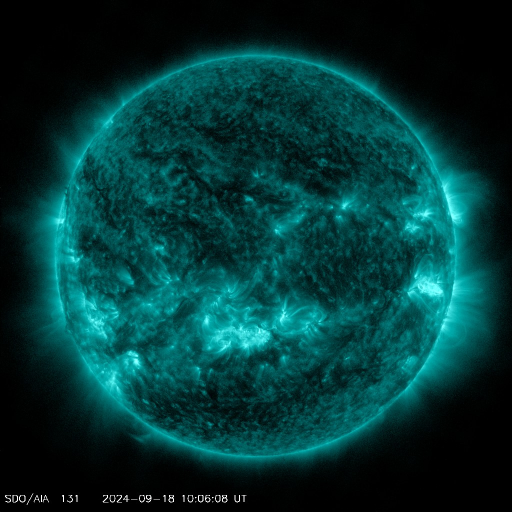
#> input picture images/AIA_131_A.jpg, 1024 x 1024 px, found by its file name (shown at 1/2 size)
$ jupyter execute Solar_Stormcode.ipynb   (shell and % lines are left out)
#> lines starting #> are read from the running program, lines starting #| are printed output that depends on the picture; after the words box and inside, x2 and y2 are one past the last pixel; in counts of white or black regions, pixels touching at a corner belong together
[cell 1]
from PIL import Image, ImageDraw, ImageFont

# Load the AIA 131 image
image_path = '/content/AIA_131_A.jpg'  # Update with your image path
image = Image.open(image_path)
#> image is the input picture: PIL image 1024x1024 RGB; mean R, G, B 2.7, 53.9, 53.7

# Create a drawing context
draw = ImageDraw.Draw(image)

# Use default font
font = ImageFont.load_default()

# Set the text and position
text = "AIA 131 - Solar Flares, May 2024"
text_position = (50, 50)  # Adjust as needed
text_color = (255, 255, 255)  # White color for text

# Add text to the image
draw.text(text_position, text, font=font, fill=text_color)

# Save the annotated image
output_path = '/content/annotated131_img.jpg'
image.save(output_path)

# Display the image
image.show()

[cell 2]
from PIL import Image
import numpy as np

# Load both images
image1 = Image.open('/content/AIA_131_A.jpg')
image2 = Image.open('/content/annotated131_img.jpg')

# Convert images to numpy arrays
image1_array = np.array(image1)
image2_array = np.array(image2)

# Compare the arrays
if np.array_equal(image1_array, image2_array):
    print("The images are identical.")
else:
    print("The images are different.")

[cell 3]
from PIL import Image, ImageDraw, ImageFont

# Load the AIA 131 image
image_path = '/content/AIA_131_A.jpg'  # Update with your image path
image = Image.open(image_path)

# Create a drawing context
draw = ImageDraw.Draw(image)

# Use default font
font = ImageFont.load_default()

# Set the text and position
text = "AIA 171 - Solar Flares, May 2024"
text_position = (50, 50)  # Adjust as needed
text_color = (255, 255, 255)  # White color for text

# Add text to the image
draw.text(text_position, text, font=font, fill=text_color)

# Example of adding a rectangle to highlight a region
rectangle_box = (100, 100, 200, 200)  # Adjust coordinates as needed
rectangle_color = (255, 0, 0)  # Red color for the rectangle
draw.rectangle(rectangle_box, outline=rectangle_color, width=3)

# Example of adding an ellipse to highlight a feature
ellipse_box = (300, 300, 400, 400)  # Adjust coordinates as needed
ellipse_color = (0, 255, 0)  # Green color for the ellipse
draw.ellipse(ellipse_box, outline=ellipse_color, width=3)

# Save the annotated image
output_path = '/content/annotated131_img.jpg'
image.save(output_path)
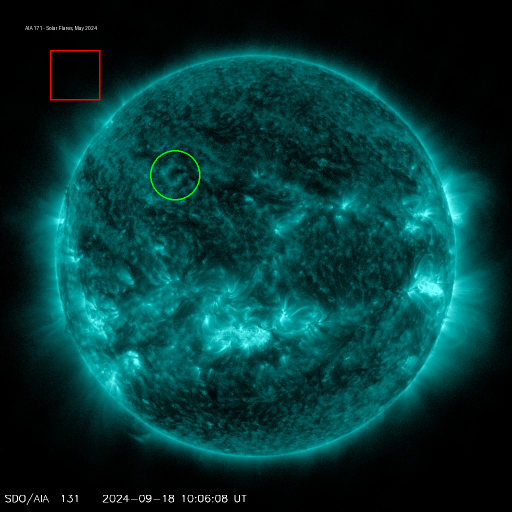
#> saved as annotated131_img.jpg: PIL image 1024x1024 RGB (shown at 1/2 size); mean R, G, B 3, 54.1, 53.7

# Display the image
image.show()

[cell 4]
import cv2
import numpy as np
from PIL import Image, ImageDraw

# Load the image
image_path = '/content/AIA_131_A.jpg'  # Update with your image path
image = Image.open(image_path)
image_np = np.array(image)

# Convert to grayscale
gray_image = cv2.cvtColor(image_np, cv2.COLOR_BGR2GRAY)
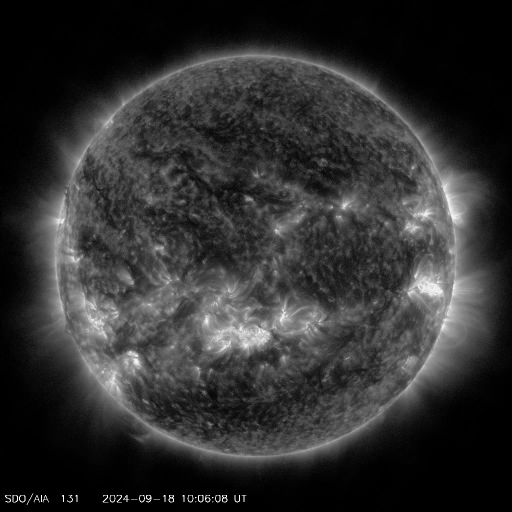
#> gray_image: shape (1024, 1024) (shown at 1/2 size); min 0, max 255, mean 48

# Apply thresholding to find bright spots (solar flares)
_, thresh = cv2.threshold(gray_image, 200, 255, cv2.THRESH_BINARY)  # Adjust threshold value as needed
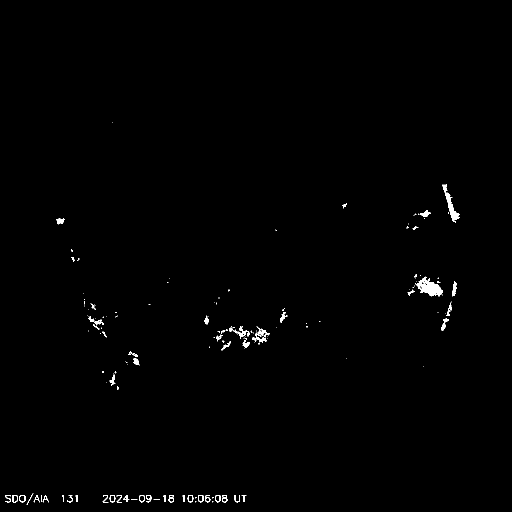
#> thresh: shape (1024, 1024) (shown at 1/2 size); 0.59% white; 159 white regions (99 under 20 px)

# Find contours (regions with significant brightness)
contours, _ = cv2.findContours(thresh, cv2.RETR_EXTERNAL, cv2.CHAIN_APPROX_SIMPLE)
#> contours = 158 contours, 114 with area under 20; largest, box (x1, y1, x2, y2) and area: (834, 553, 886, 593) 1044, (885, 368, 920, 445) 573, (510, 653, 539, 675) 164, (38, 990, 51, 1005) 145, (465, 652, 494, 677) 134

# Create a drawing context
draw = ImageDraw.Draw(image)

# Set rectangle color
rectangle_color = (255, 0, 0)  # Red color for the rectangle
rectangle_width = 3  # Width of the rectangle border

# Draw rectangles around detected regions
for contour in contours:
    x, y, w, h = cv2.boundingRect(contour)
    draw.rectangle([x, y, x + w, y + h], outline=rectangle_color, width=rectangle_width)
#> this loop made 158 passes
#> (x, y, w, h) on passes 5 to 7: (424, 994, 3, 3), (390, 994, 3, 3), (483, 990, 10, 14)

# Save the annotated image
output_path = '/content/annotated131_img_with_flares.jpg'
image.save(output_path)
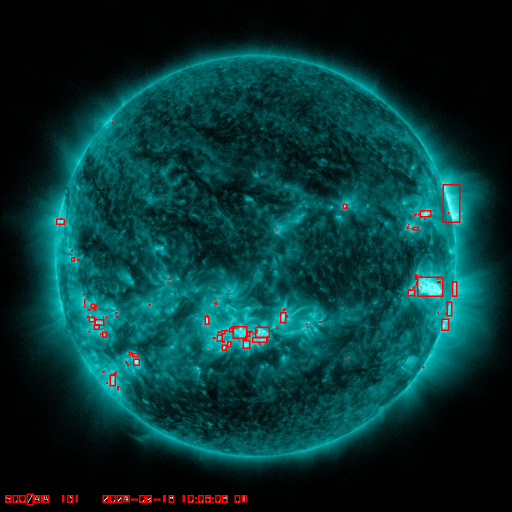
#> saved as annotated131_img_with_flares.jpg: PIL image 1024x1024 RGB (shown at 1/2 size); mean R, G, B 4.6, 52.3, 52.1

# Display the image
image.show()

[cell 5]
# Convert the grayscale NumPy array to a PIL Image
gray_image_pil = Image.fromarray(gray_image)

# Save the PIL Image as a JPG file
output_path = '/content/grayscale131_image.jpg'
gray_image_pil.save(output_path)

print(f"Grayscale image saved as: {output_path}")

[cell 6]
import cv2
import numpy as np
from PIL import Image, ImageDraw

# Load the image
image_path = '/content/AIA_131_A.jpg'  # Update with your image path
image = Image.open(image_path)
image_np = np.array(image)

# Convert to grayscale
gray_image = cv2.cvtColor(image_np, cv2.COLOR_BGR2GRAY)

# Apply thresholding to find bright spots (solar flares)
_, thresh = cv2.threshold(gray_image, 200, 255, cv2.THRESH_BINARY)  # Adjust threshold value as needed

# Find contours (regions with significant brightness)
contours, _ = cv2.findContours(thresh, cv2.RETR_EXTERNAL, cv2.CHAIN_APPROX_SIMPLE)

# Create a drawing context
draw = ImageDraw.Draw(image)

# Define colors for different types of flares
colors = [(255, 0, 0), (0, 255, 0), (0, 0, 255), (255, 255, 0)]  # Red, Green, Blue, Yellow

# Draw colored rings around detected regions
for i, contour in enumerate(contours):
    # Get bounding box
    x, y, w, h = cv2.boundingRect(contour)
    center_x = x + w // 2
    center_y = y + h // 2
    radius = max(w, h) // 2  # Approximate radius

    # Select color for the current flare
    color = colors[i % len(colors)]  # Cycle through colors

    # Draw a circle (ring) around the detected region
    draw.ellipse([center_x - radius, center_y - radius, center_x + radius, center_y + radius],
                 outline=color, width=3)
#> this loop made 158 passes
#> (x, y, w, h, center_x, center_y, radius, color) on passes 5 to 7: (424, 994, 3, 3, 425, 995, 1, (255, 0, 0)), (390, 994, 3, 3, 391, 995, 1, (0, 255, 0)), (483, 990, 10, 14, 488, 997, 7, (0, 0, 255))

# Save the annotated image
output_path = '/content/annotated131_img_with_colored_rings.jpg'
image.save(output_path)
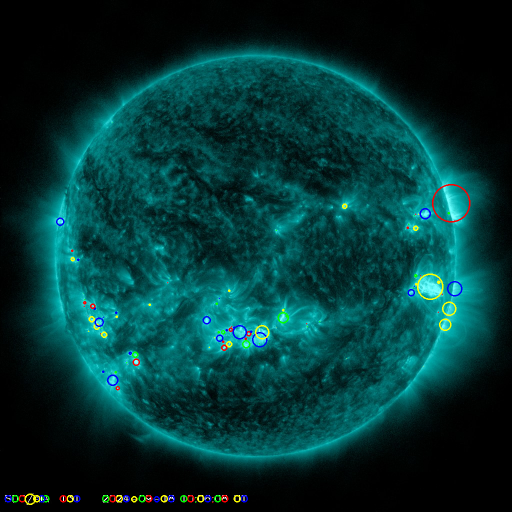
#> saved as annotated131_img_with_colored_rings.jpg: PIL image 1024x1024 RGB (shown at 1/2 size); mean R, G, B 3.4, 53.6, 53.1

# Display the image
image.show()

[cell 7]
import cv2
import numpy as np
from PIL import Image, ImageDraw

# Load the image
image_path = '/content/AIA_193_A.jpg'  # Update with your image path
image = Image.open(image_path)
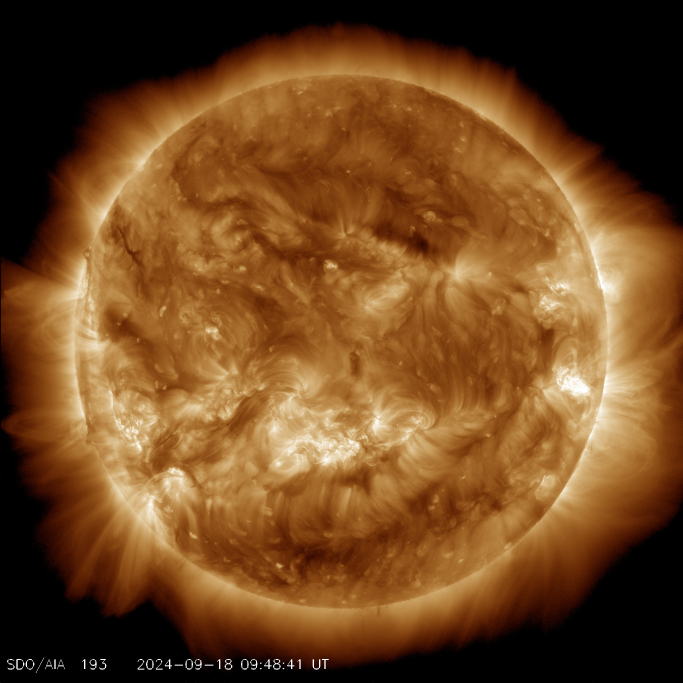
#> input picture images/AIA_193_A.jpg, 2048 x 2048 px, found by its file name (shown at 1/3 size)
#> image is the input picture: PIL image 2048x2048 RGB; mean R, G, B 113.4, 72, 33.1
image_np = np.array(image)

# Convert to grayscale
gray_image = cv2.cvtColor(image_np, cv2.COLOR_BGR2GRAY)
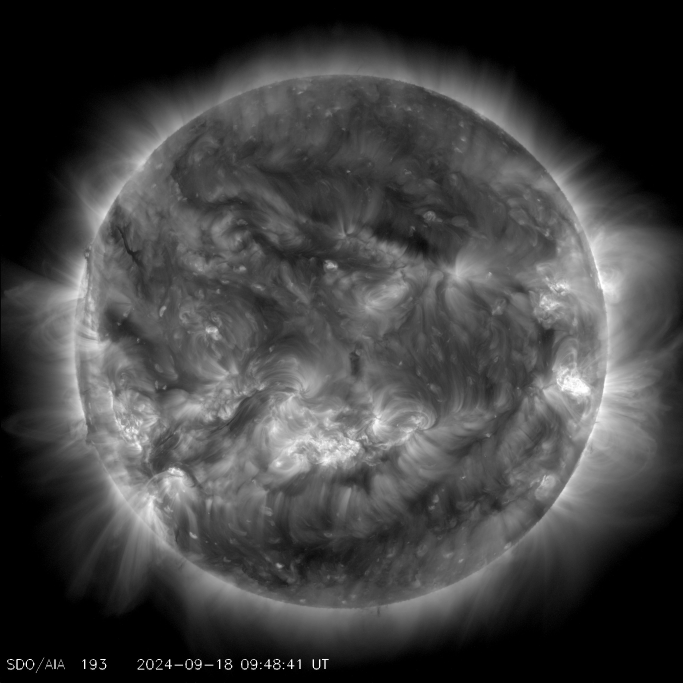
#> gray_image: shape (2048, 2048) (shown at 1/3 size); min 0, max 255, mean 65.1

# Apply thresholding to find bright spots (solar flares)
_, thresh = cv2.threshold(gray_image, 200, 255, cv2.THRESH_BINARY)  # Adjust threshold value as needed
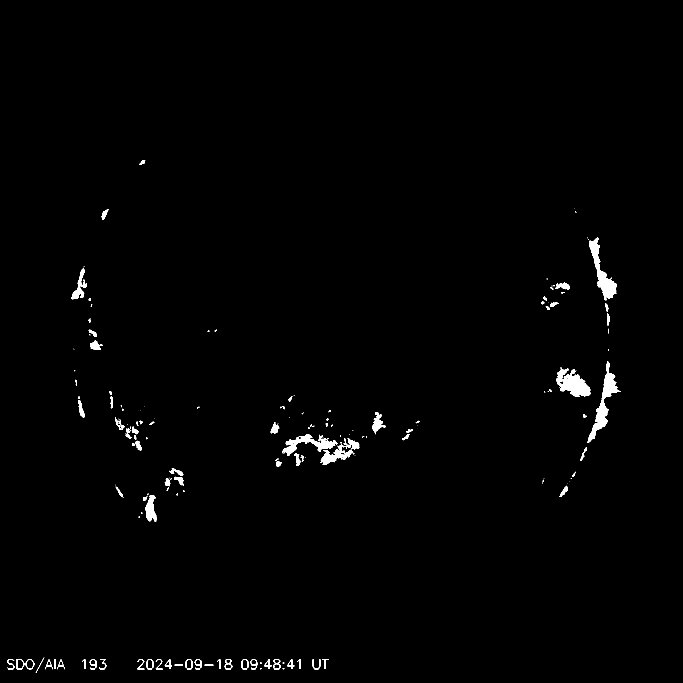
#> thresh: shape (2048, 2048) (shown at 1/3 size); 0.94% white; 190 white regions (89 under 20 px), largest, box (x1, y1, x2, y2) and area: (1762, 1084, 1863, 1329) 5325, (1670, 1102, 1771, 1191) 4882, (1768, 711, 1851, 901) 4644

# Find contours (regions with significant brightness)
contours, _ = cv2.findContours(thresh, cv2.RETR_EXTERNAL, cv2.CHAIN_APPROX_SIMPLE)

# Create a drawing context
draw = ImageDraw.Draw(image)

# Define colors for different danger levels
colors = {
    'most_dangerous': (255, 0, 0),    # Red
    'high_danger': (255, 165, 0),     # Orange
    'medium_danger': (255, 255, 0),   # Yellow
    'low_danger': (0, 255, 0)         # Green
}

# Define thresholds for danger levels
thresholds = {
    'most_dangerous': 1000,   # Example value, adjust based on your needs
    'high_danger': 500,
    'medium_danger': 200,
    'low_danger': 0
}

# Rank contours based on area and assign colors
for contour in contours:
    # Get bounding box and area
    x, y, w, h = cv2.boundingRect(contour)
    area = cv2.contourArea(contour)
    center_x = x + w // 2
    center_y = y + h // 2
    radius = max(w, h) // 2  # Approximate radius

    # Determine color based on area
    if area >= thresholds['most_dangerous']:
        color = colors['most_dangerous']
    elif area >= thresholds['high_danger']:
        color = colors['high_danger']
    elif area >= thresholds['medium_danger']:
        color = colors['medium_danger']
    else:
        color = colors['low_danger']

    # Draw a circle (ring) around the detected region
    draw.ellipse([center_x - radius, center_y - radius, center_x + radius, center_y + radius],
                 outline=color, width=3)
#> this loop made 190 passes
#> contour on passes 3, 4, 15: [[614, 1994], [614, 1996], [639, 1996], [639, 1994]], [[524, 1994], [524, 1996], [548, 1996], [548, 1994]], [[163, 1978], [163, 2006], [166, 2006], [166, 1978]]

# Save the annotated image
output_path = '/content/annotated193_img_with_danger_levels.jpg'
image.save(output_path)
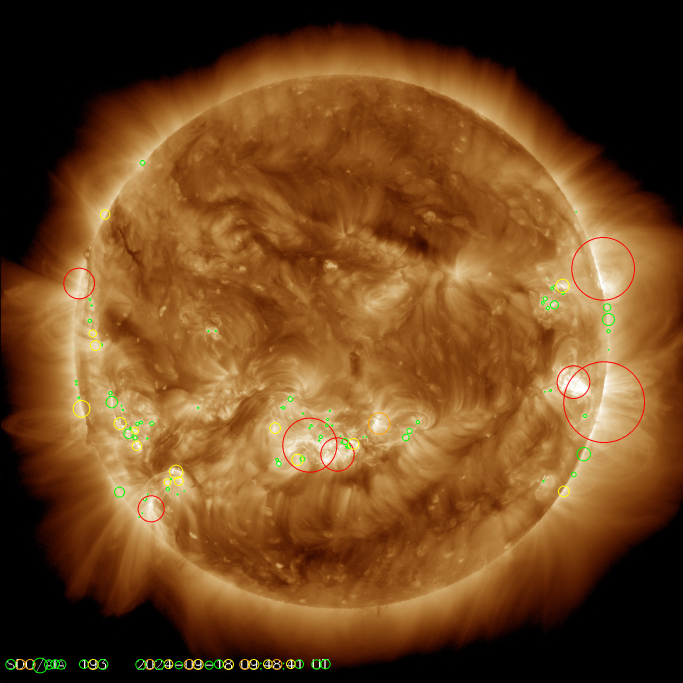
#> saved as annotated193_img_with_danger_levels.jpg: PIL image 2048x2048 RGB (shown at 1/3 size); mean R, G, B 113.3, 72.1, 32.4

# Display the image
image.show()

[cell 8]
import numpy as np
# Load the image
image_path = '/content/AIA_193_A.jpg'  # Update with your image path
image = Image.open(image_path)
image_np = np.array(image)

# Convert to grayscale
gray_image = cv2.cvtColor(image_np, cv2.COLOR_BGR2GRAY)

# Convert the grayscale NumPy array to a PIL Image
gray_image_pil = Image.fromarray(gray_image)

# Save the PIL Image as a JPG file
output_path = '/content/grayscale_img2.jpg'
gray_image_pil.save(output_path)

print(f"Grayscale image saved as: {output_path}")

[cell 9]
import cv2
from PIL import Image
import numpy as np

# Load the grayscale image
image_path = '/content/grayscale131_image.jpg'  # Replace with your grayscale image path
gray_image = cv2.imread(image_path, cv2.IMREAD_GRAYSCALE)
#> gray_image: shape (1024, 1024); min 0, max 255, mean 48

# Apply binary thresholding
# All pixel values above 127 will be set to 255, and below 127 will be set to 0
_, binary_image = cv2.threshold(gray_image, 127, 255, cv2.THRESH_BINARY)
#> binary_image: shape (1024, 1024); 6.2% white; 297 white regions (211 under 20 px), largest, box (x1, y1, x2, y2) and area: (791, 264, 948, 800) 19488, (390, 567, 651, 710) 13647, (161, 700, 544, 915) 6908

# Convert the result back to a PIL image for further use (optional)
binary_image_pil = Image.fromarray(binary_image)

# Save the binary image for future use
binary_output_path = '/content/binary131_image.jpg'
binary_image_pil.save(binary_output_path)

# Display the binary image
binary_image_pil.show()

[cell 10]
import cv2
from PIL import Image
import numpy as np

# Load the grayscale image
image_path = '/content/grayscale_img2.jpg'  # Replace with your grayscale image path
gray_image = cv2.imread(image_path, cv2.IMREAD_GRAYSCALE)
#> gray_image: shape (2048, 2048); min 0, max 255, mean 65.1

# Apply binary thresholding
# All pixel values above 127 will be set to 255, and below 127 will be set to 0
_, binary_image = cv2.threshold(gray_image, 127, 255, cv2.THRESH_BINARY)
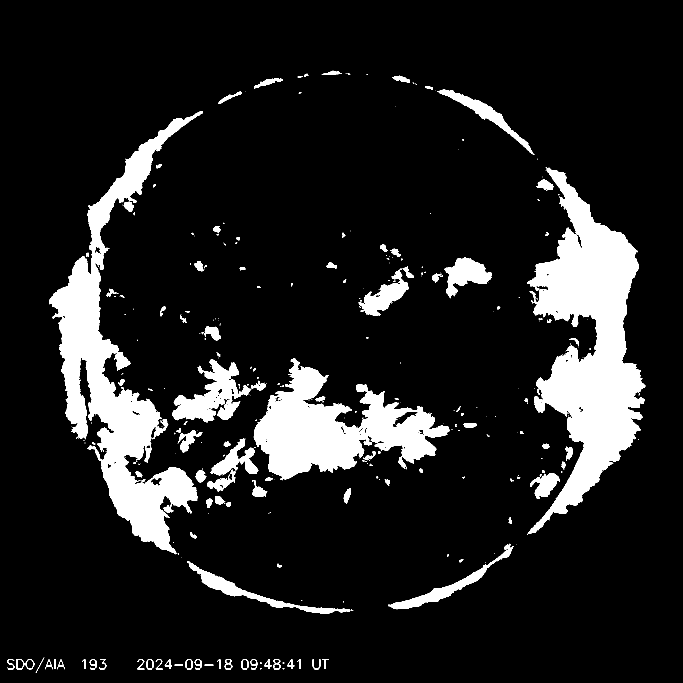
#> binary_image: shape (2048, 2048) (shown at 1/3 size); 12.3% white; 359 white regions (218 under 20 px), largest, box (x1, y1, x2, y2) and area: (1581, 502, 1936, 1605) 172484, (147, 333, 609, 1663) 147708, (761, 1074, 1348, 1438) 93970

# Convert the result back to a PIL image for further use (optional)
binary_image_pil = Image.fromarray(binary_image)

# Save the binary image for future use
binary_output_path = '/content/binary193_image.jpg'
binary_image_pil.save(binary_output_path)

# Display the binary image
binary_image_pil.show()
